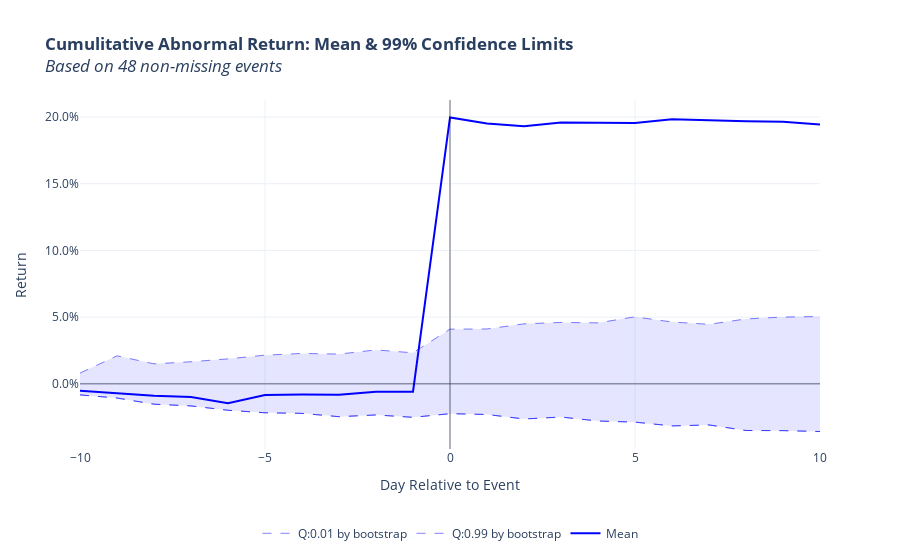

The cell this chart's notebook holds for it:
### Code cell
# Provide plotting function with a calculated bootstrap results to plot on the graph
plot_mean_car(results_df, bootstrap_df=bootstrap_results_df, critical_value=0.99)

### Figure 1 — Plotly figure (JSON) as saved in the notebook; plotly's stock layout.template omitted (floating-point values rounded to 4 significant figures)
{"data": [{"line": {"color": "rgb(0, 0, 255)"}, "mode": "lines", "name": "Mean", "showlegend": true, "type": "scatter", "x": [-10, -9, -8, -7, -6, -5, -4, -3, -2, -1, 0, 1, 2, 3, 4, 5, 6, 7, 8, 9, 10], "y": [-0.005119, -0.006913, -0.008918, -0.009972, -0.0145, -0.008355, -0.008015, -0.008249, -0.005908, -0.005857, 0.1997, 0.1951, 0.1931, 0.1959, 0.1959, 0.1955, 0.1983, 0.1974, 0.1968, 0.1965, 0.1944]}, {"line": {"color": "rgba(0, 0, 255, 0.5)", "dash": "dash", "width": 1}, "mode": "lines", "name": "Q:0.99 by bootstrap", "showlegend": true, "type": "scatter", "x": [-10, -9, -8, -7, -6, -5, -4, -3, -2, -1, 0, 1, 2, 3, 4, 5, 6, 7, 8, 9, 10], "y": [0.008025, 0.02098, 0.01497, 0.01654, 0.0187, 0.02149, 0.02276, 0.02229, 0.02543, 0.02324, 0.04098, 0.04113, 0.04494, 0.04601, 0.0457, 0.05021, 0.04634, 0.04462, 0.04863, 0.05005, 0.05048]}, {"fill": "tonextx", "fillcolor": "rgba(0, 0, 255,0.1)", "line": {"color": "rgba(0, 0, 255, 0.5)", "dash": "dash", "width": 1}, "mode": "lines", "name": "ShadedArea", "showlegend": false, "type": "scatter", "x": [-10, -9, -8, -7, -6, -5, -4, -3, -2, -1, 0, 1, 2, 3, 4, 5, 6, 7, 8, 9, 10], "y": [-0.008325, -0.01065, -0.01528, -0.01658, -0.01981, -0.02171, -0.02215, -0.02465, -0.02335, -0.02513, -0.02238, -0.02299, -0.02636, -0.02492, -0.02789, -0.02872, -0.03157, -0.03083, -0.035, -0.0351, -0.03578]}, {"line": {"color": "rgba(0, 0, 255, 0.5)", "dash": "dash", "width": 1}, "mode": "lines", "name": "Q:0.01 by bootstrap", "showlegend": true, "type": "scatter", "x": [-10, -9, -8, -7, -6, -5, -4, -3, -2, -1, 0, 1, 2, 3, 4, 5, 6, 7, 8, 9, 10], "y": [-0.008325, -0.01065, -0.01528, -0.01658, -0.01981, -0.02171, -0.02215, -0.02465, -0.02335, -0.02513, -0.02238, -0.02299, -0.02636, -0.02492, -0.02789, -0.02872, -0.03157, -0.03083, -0.035, -0.0351, -0.03578]}], "layout": {"legend": {"orientation": "h", "x": 0.5, "xanchor": "center", "y": -0.2}, "shapes": [{"line": {"color": "rgba(0, 0,0, 0.5)", "width": 1}, "type": "line", "x0": 0, "x1": 0, "xref": "x", "y0": 0, "y1": 1, "yref": "y domain"}, {"line": {"color": "rgba(0, 0,0, 0.5)", "width": 1}, "type": "line", "x0": 0, "x1": 1, "xref": "x domain", "y0": 0, "y1": 0, "yref": "y"}], "title": {"text": "<b>Cumulitative Abnormal Return: Mean & 99% Confidence Limits</b><br><i>Based on 48 non-missing events"}, "xaxis": {"title": {"text": "Day Relative to Event"}}, "yaxis": {"tickformat": ",.1%", "title": {"text": "Return"}}}}
